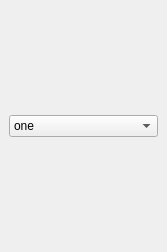
<?xml version="1.0" encoding="UTF-8"?>
<ui version="4.0">
 <class>widget</class>
 <widget class="QMainWindow" name="widget">
  <property name="geometry">
   <rect>
    <x>0</x>
    <y>0</y>
    <!-- Will automatically resize -->
    <width>1</width>
    <height>1</height>
   </rect>
  </property>
  <property name="windowTitle">
   <string>MainWindow</string>
  </property>
  <widget class="QWidget" name="verticalLayoutWidget">
   <layout class="QVBoxLayout" name="verticalLayout">
    <item>
     <widget class="QWidget" name="verticalSpacer_3" native="true">
      <property name="sizePolicy">
       <sizepolicy hsizetype="Preferred" vsizetype="Minimum">
        <horstretch>0</horstretch>
        <verstretch>0</verstretch>
       </sizepolicy>
      </property>
      <property name="minimumSize">
       <size>
        <width>0</width>
        <height>100</height>
       </size>
      </property>
     </widget>
    </item>
    <item>
     <widget class="QComboBox" name="comboBox">
      <property name="sizeAdjustPolicy">
       <enum>QComboBox::AdjustToContents</enum>
      </property>
      <item>
       <property name="text">
        <string>one</string>
       </property>
      </item>
      <item>
       <property name="text">
        <string>longer text, really long</string>
       </property>
      </item>
      <item>
       <property name="text">
        <string>last</string>
       </property>
      </item>
     </widget>
    </item>
    <item>
     <widget class="QWidget" name="verticalSpacer_2" native="true">
      <property name="sizePolicy">
       <sizepolicy hsizetype="Preferred" vsizetype="Minimum">
        <horstretch>0</horstretch>
        <verstretch>0</verstretch>
       </sizepolicy>
      </property>
      <property name="minimumSize">
       <size>
        <width>0</width>
        <height>100</height>
       </size>
      </property>
     </widget>
    </item>
   </layout>
  </widget>
 </widget>
 <resources/>
 <connections/>
</ui>
